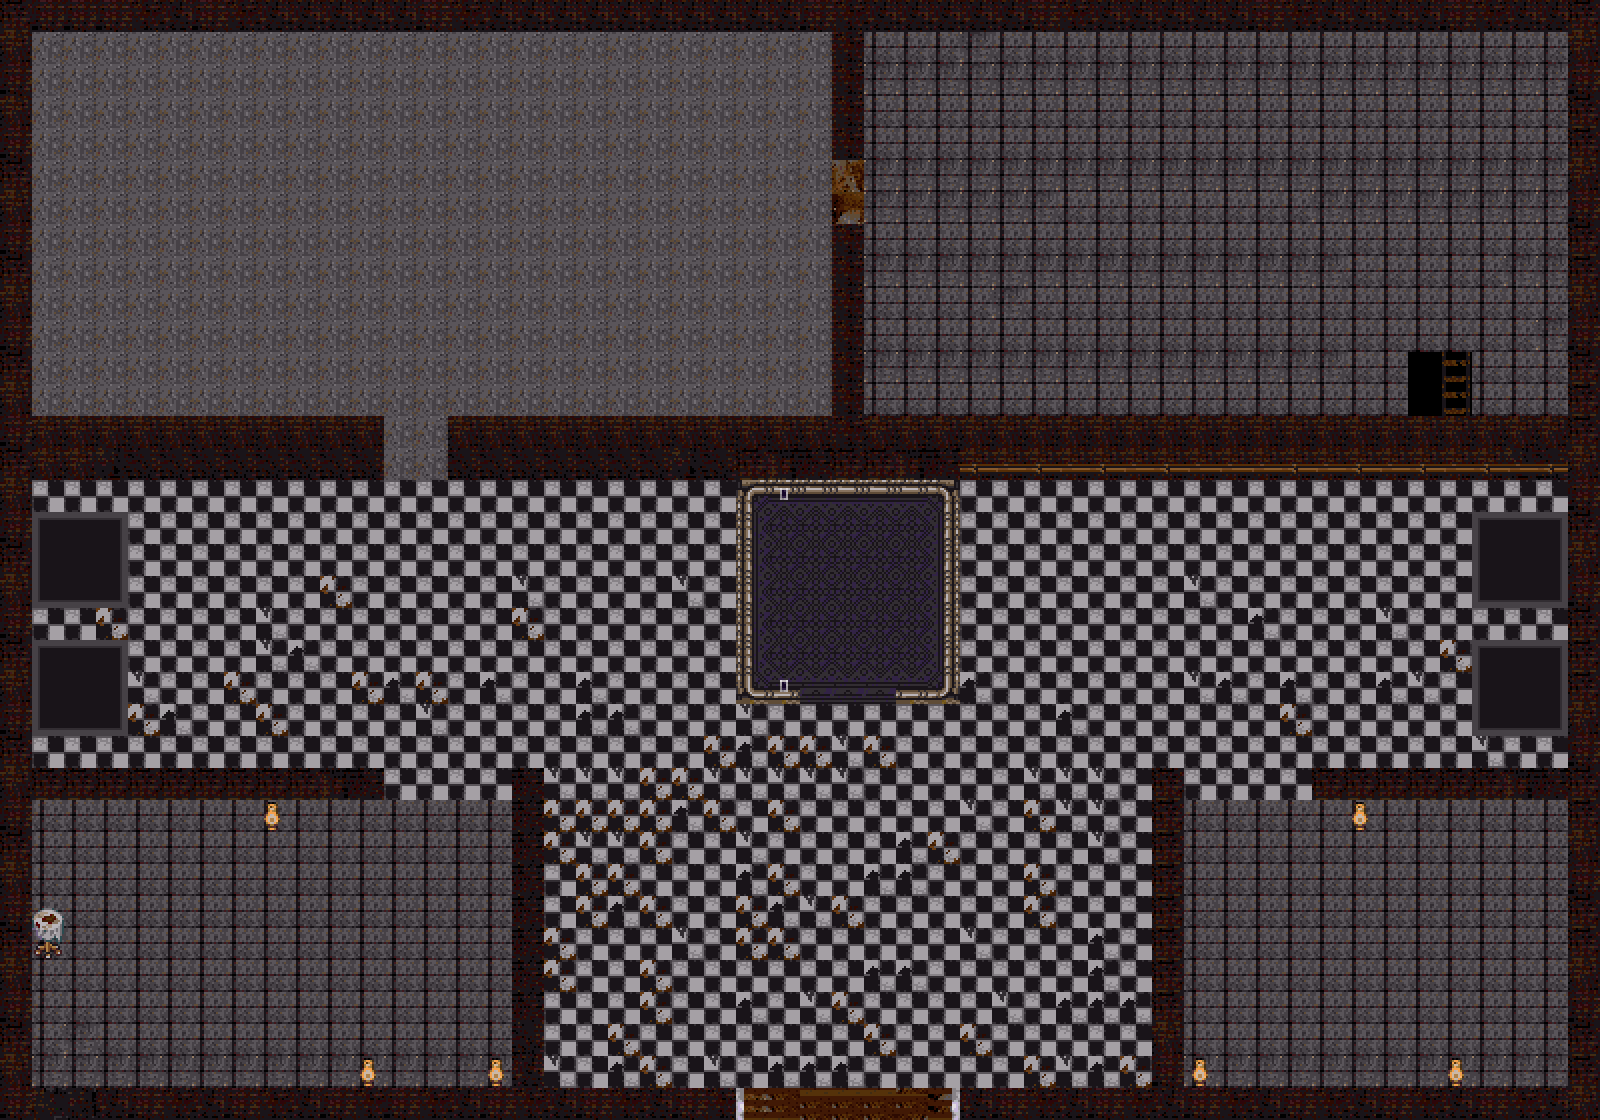

The image is a tile-based game level rendered from a .tmx file. Its description and source (layers, tilesets, objects; grid data summarised) follow:
An orthogonal 50x35 tile map with 32x32 px tiles, 3 tile layers (Floor, Walls, Objects).

<map version="1.0" orientation="orthogonal" width="50" height="35" tilewidth="32" tileheight="32">
 <tileset firstgid="1" name="othersidebysteve_edit1" tilewidth="32" tileheight="32">
  <image source="othersidebysteve_edit1.png" width="960" height="512" />
 </tileset>
 <layer name="Floor" width="50" height="35">
  <data>[1750 cells, 1366 non-empty, 22 distinct tile ids]</data>
 </layer>
 <layer name="Walls" width="50" height="35">
  <data>[1750 cells, 520 non-empty, 29 distinct tile ids]</data>
 </layer>
 <layer name="Objects" width="50" height="35">
  <data>[1750 cells, 68 non-empty, 17 distinct tile ids]</data>
 </layer>
</map>
